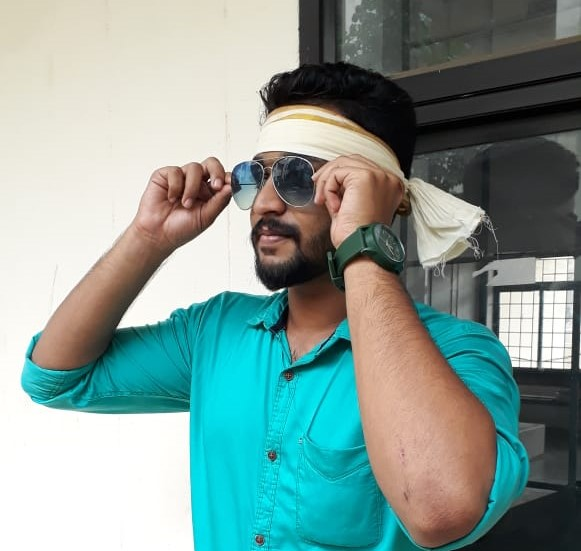
#> input picture sketch/test.jpg, 581 x 551 px
$ python sketch.py
#> lines starting #> are read from the running program, lines starting #| are printed output that depends on the picture
import numpy as np
import cv2
import imageio
import scipy.ndimage

img='test.jpg'
def dodge(front,back):
    result = front*255/(260 - back)
    result[result>255]=255
    result[back==255]=255
    return result.astype('uint8')

i=imageio.imread(img)
#> i is the input picture: shape (551, 581, 3); mean R, G, B 130.9, 156, 150.5
gray=np.dot(i[...,:3],[0.299,0.587,0.114])
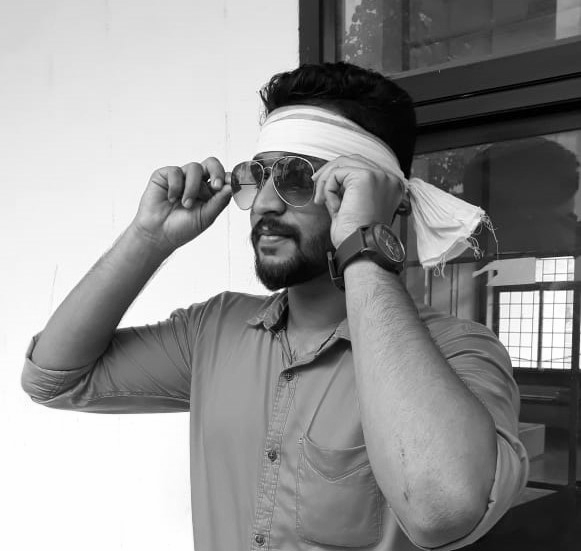
#> gray: shape (551, 581) float64; min 0, max 255, mean 147.9
s=255-gray
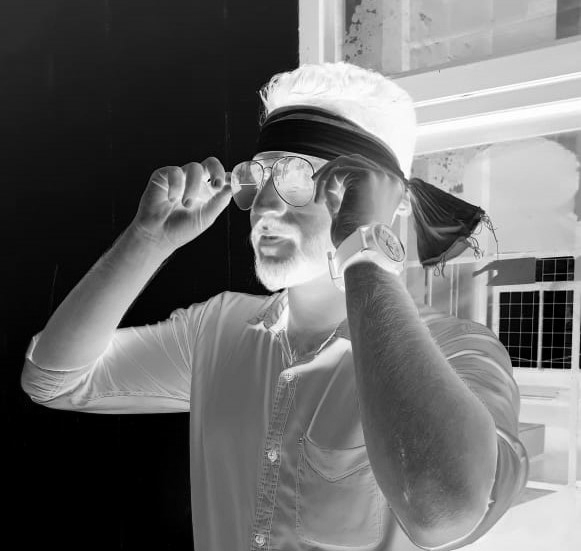
#> s: shape (551, 581) float64; min 2.84e-14, max 255, mean 107.1
b=scipy.ndimage.filters.gaussian_filter(s,sigma=100)
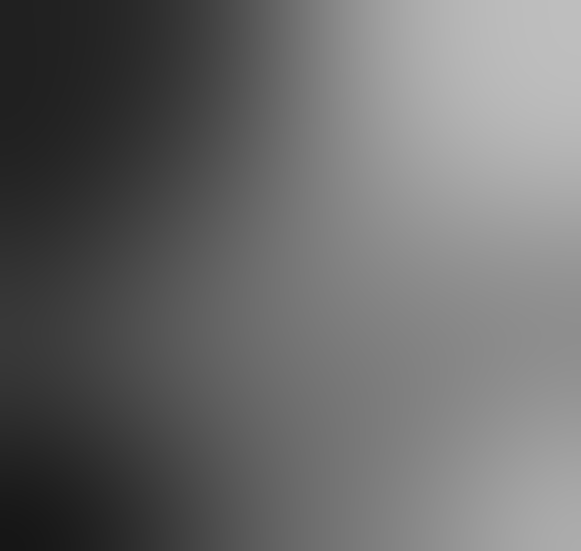
#> b: shape (551, 581) float64; min 22.05, max 190.4, mean 107.1
r=dodge(b,gray)
#> in dodge, `result = front*255/(260 - back)`:
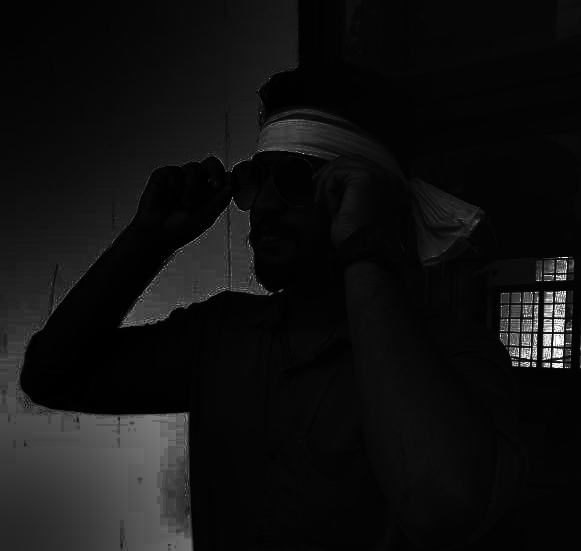
#> result: shape (551, 581) float64; min 64.12, max 7358.2, mean 559.9; drawn with min black and max white
#> in dodge, `result[result>255]=255`:
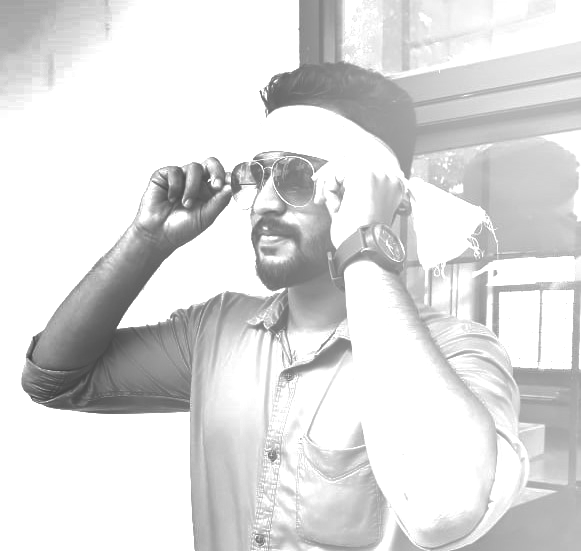
#> result: shape (551, 581) float64; min 64.12, max 255, mean 220.3
cv2.imwrite('out.png',r)
